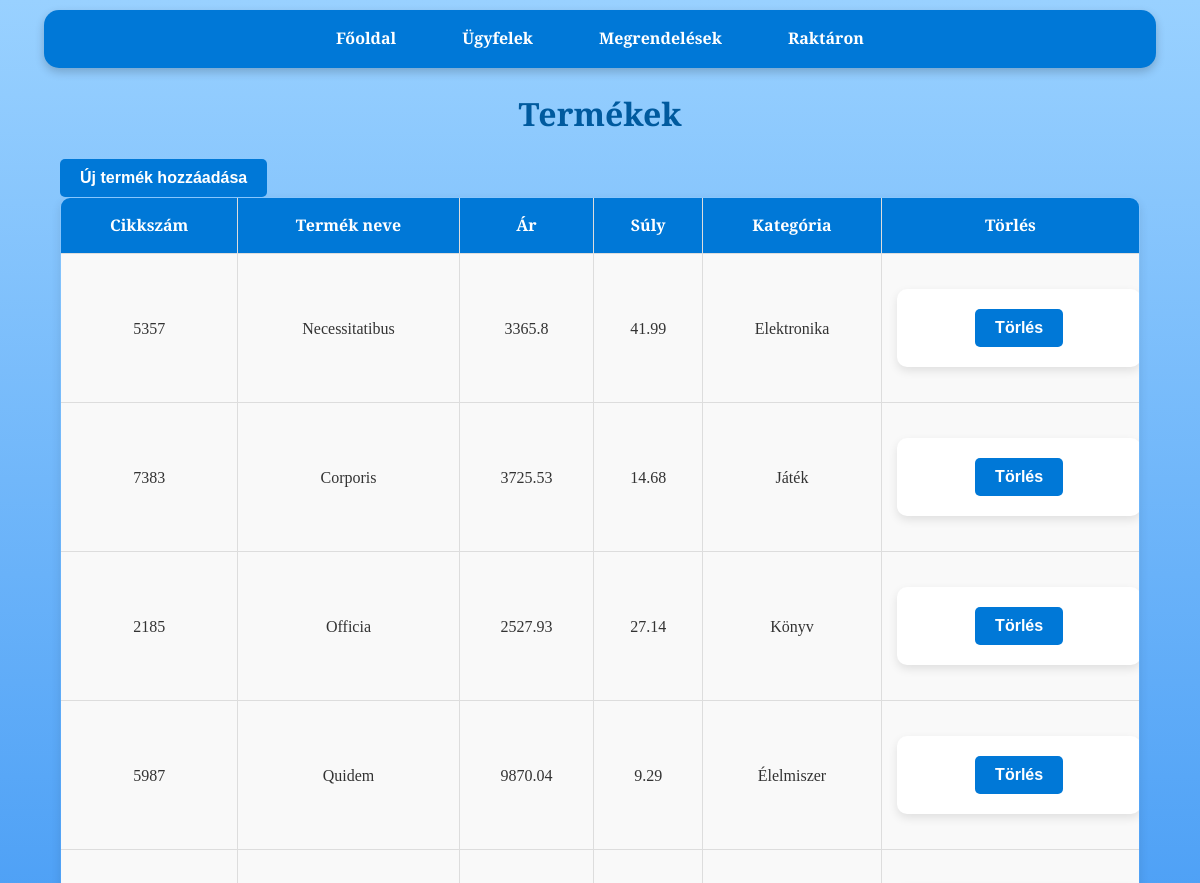
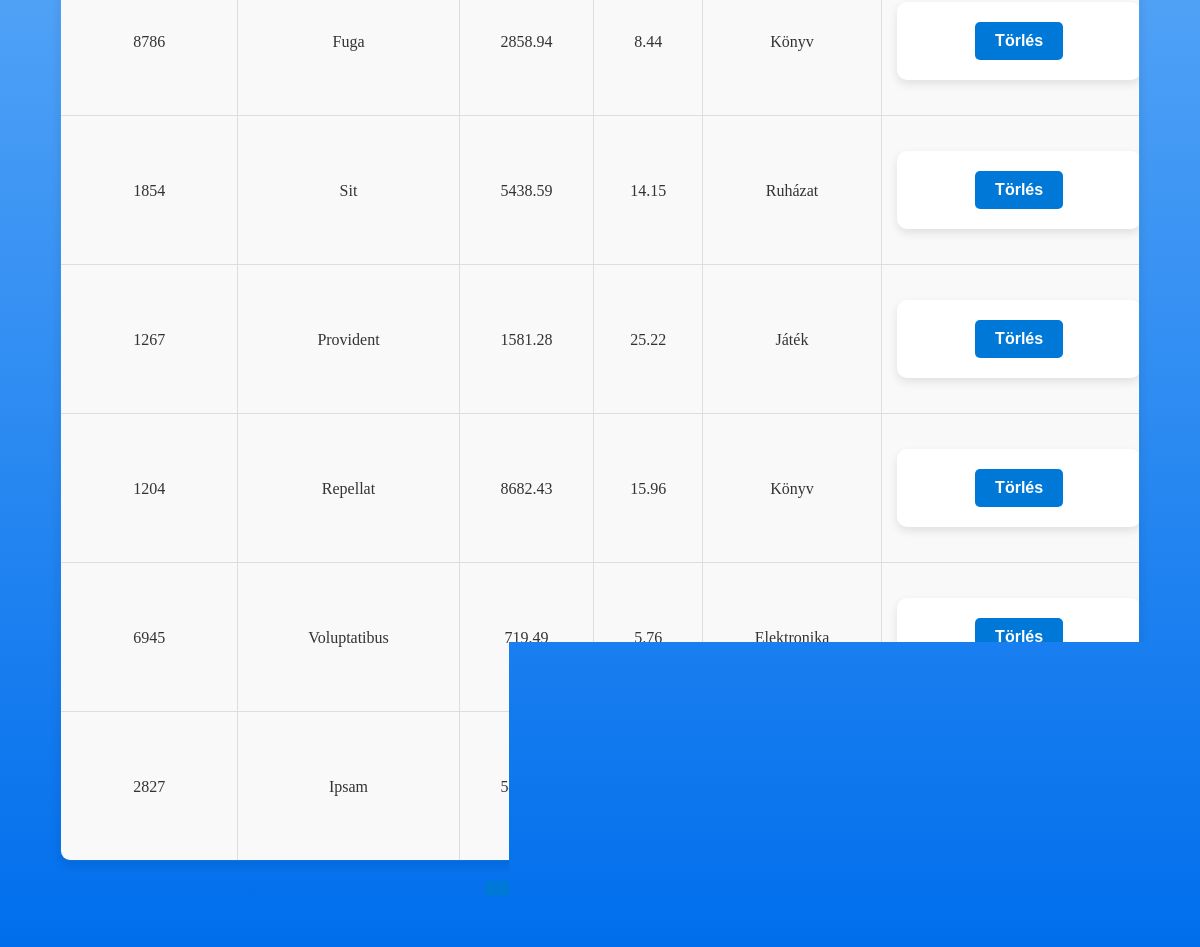
Page /products on the committed database (2 pictures, top to bottom).
### tables this page shows
CREATE TABLE products (
                    id INTEGER PRIMARY KEY,
                    cikkszam TEXT UNIQUE,
                    nev TEXT,
                    ar REAL,
                    suly REAL,
                    kategoria TEXT);

### app.py (the view)
@app.route('/products')
def products():
    per_page = 10  # Egy oldalon megjelenő elemek száma
    page = int(request.args.get('page', 1))  # Az aktuális oldal lekérése (alapértelmezett: 1)
    offset = (page - 1) * per_page  # Az eltolás számítása
    conn = get_db_connection()
    products = conn.execute(
        'SELECT * FROM products LIMIT ? OFFSET ?', (per_page, offset)
    ).fetchall()
    total_products = conn.execute('SELECT COUNT(*) FROM products').fetchone()[0]
    conn.close()
    total_pages = (total_products + per_page - 1) // per_page  # Összes oldal száma
    return render_template('products.html', products=products, page=page, total_pages=total_pages)

### app.py (called while the page is built)
def get_db_connection():
    conn = sqlite3.connect('database.db')
    conn.row_factory = sqlite3.Row
    return conn

### templates/products.html (shortened to what this page needs)
<!DOCTYPE html>
<html lang="hu">
<head>
    <link rel="stylesheet" href="{{ url_for('static', filename='css/style.css') }}">
</head>
<body>
    <nav>
        <a href="{{ url_for('index') }}">Főoldal</a>
        <a href="{{ url_for('customers') }}">Ügyfelek</a>
        <a href="{{ url_for('orders') }}">Megrendelések</a>
        <a href="{{ url_for('stock') }}">Raktáron</a>
    </nav>
    <h1>Termékek</h1>
    <div class="container">
        <a href="{{ url_for('add_product') }}">
            <button>Új termék hozzáadása</button>
        </a>
        <table>
            <thead>
                <tr>
                    <th>Cikkszám</th>
                    <th>Termék neve</th>
                    <th>Ár</th>
                    <th>Súly</th>
                    <th>Kategória</th>
                    <th>Törlés</th>
                </tr>
            </thead>
            <tbody>
                {% for product in products %}
                <tr>
                    <td>{{ product.cikkszam }}</td>
                    <td>{{ product.nev }}</td>
                    <td>{{ product.ar }}</td>
                    <td>{{ product.suly }}</td>
                    <td>{{ product.kategoria }}</td>
                    <td>
                        <form action="{{ url_for('delete_product', product_id=product.id) }}" method="post">
                            <button type="submit">Törlés</button>
                        </form>
                    </td>
                </tr>
                {% endfor %}
            </tbody>
        </table>
    </div>
    <div class="pagination">
    {% for p in range(1, total_pages + 1) %}
        <a href="{{ url_for('products', page=p) }}" class="{% if p == page %}active{% endif %}">{{ p }}</a>
    {% endfor %}
    {% if page < total_pages %}
        <a href="{{ url_for('products', page=page+1) }}">Következő</a>
    {% endif %}
</div>
</body>
</html>

### static/css/style.css (style rules this page uses)
body { font-family: 'Merriweather', serif; margin: 0; padding: 0; background: linear-gradient(to bottom, #99d1ff, #006eec); background-attachment: fixed; background-size: cover; color: #333; line-height: 1.6; }
body::before { content: ''; position: fixed; top: 0; left: 0; width: 100%; height: 100%; background-image: url('https://www.transparenttextures.com/patterns/cubes.png'); opacity: 0.4; z-index: -1; pointer-events: none; }
nav { background-color: #0078D7; color: #fff; padding: 1rem; margin: 10px auto; width: 90%; max-width: 1200px; border-radius: 15px; box-shadow: 0 4px 10px rgba(0, 0, 0, 0.2); text-align: center; }
nav a { color: white; text-decoration: none; margin: 0 15px; font-weight: bold; padding: 0.5rem 1rem; border-radius: 5px; transition: background-color 0.3s ease; }
h1 { text-align: center; margin: 20px 0; color: #005a9e; font-weight: 700; }
form { width: 90%; max-width: 600px; margin: 20px auto; background: white; padding: 20px; border-radius: 10px; box-shadow: 0 4px 10px rgba(0, 0, 0, 0.1); }
button { background-color: #0078D7; color: white; border: none; padding: 10px 20px; border-radius: 5px; font-weight: bold; cursor: pointer; font-size: 1rem; transition: background-color 0.3s ease; text-decoration: none; }
.container { width: 90%; margin: 20px auto; }
table { width: 100%; border-collapse: collapse; border-radius: 10px; overflow: hidden; box-shadow: 0 4px 10px rgba(0, 0, 0, 0.1); }
table, th, td { border: 1px solid #ddd; }
th { background-color: #0078D7; color: white; font-weight: bold; padding: 15px; }
td { padding: 15px; text-align: center; background-color: #f9f9f9; }
.pagination { display: flex; justify-content: center; align-items: center; margin: 20px 0; list-style-type: none; padding: 0; }
.pagination a { display: inline-block; padding: 10px 15px; text-decoration: none; background-color: #0078D7; color: white; font-weight: bold; border-radius: 5px; transition: background-color 0.3s ease; font-size: 1rem; }

### rows in the picture
products: cikkszam "5357", nev "Necessitatibus", ar "3365.8", suly "41.99", kategoria "Elektronika"
products: cikkszam "7383", nev "Corporis", ar "3725.53", suly "14.68", kategoria "Játék"
products: cikkszam "2185", nev "Officia", ar "2527.93", suly "27.14", kategoria "Könyv"
products: cikkszam "5987", nev "Quidem", ar "9870.04", suly "9.29", kategoria "Élelmiszer"
products: cikkszam "8786", nev "Fuga", ar "2858.94", suly "8.44", kategoria "Könyv"
products: cikkszam "1854", nev "Sit", ar "5438.59", suly "14.15", kategoria "Ruházat"
products: cikkszam "1267", nev "Provident", ar "1581.28", suly "25.22", kategoria "Játék"
products: cikkszam "1204", nev "Repellat", ar "8682.43", suly "15.96", kategoria "Könyv"
products: cikkszam "6945", nev "Voluptatibus", ar "719.49", suly "5.76", kategoria "Elektronika"
products: cikkszam "2827", nev "Ipsam", ar "5439.17"
